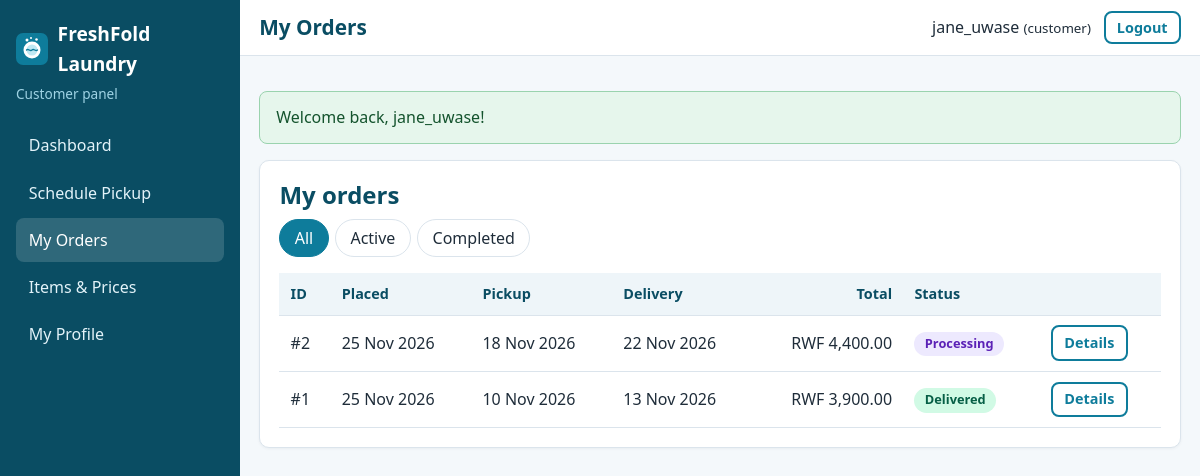
/customer/orders.php (signed in), run on the app's committed database.
### tables this page shows
CREATE TABLE users (
    user_id       INT AUTO_INCREMENT PRIMARY KEY,
    username      VARCHAR(100) NOT NULL,
    email         VARCHAR(150) NOT NULL UNIQUE,
    password_hash VARCHAR(255) NOT NULL,               
    role          ENUM('admin','staff','customer') NOT NULL,
    created_at    TIMESTAMP DEFAULT CURRENT_TIMESTAMP
);

CREATE TABLE orders (
    order_id          INT AUTO_INCREMENT PRIMARY KEY,
    customer_id       INT NOT NULL,
    assigned_staff_id INT NULL,                        
    pickup_date       DATE NOT NULL,
    delivery_date     DATE NOT NULL,
    total             DECIMAL(10,2) NOT NULL,          
    status            ENUM('pending','confirmed','picked_up','processing',
                           'ready_for_delivery','out_for_delivery','delivered','cancelled')
                      NOT NULL DEFAULT 'pending',
    created_at        TIMESTAMP DEFAULT CURRENT_TIMESTAMP,
    updated_at        TIMESTAMP NULL DEFAULT NULL,

    CONSTRAINT fk_orders_customer
        FOREIGN KEY (customer_id) REFERENCES customers(customer_id)
        ON DELETE CASCADE ON UPDATE CASCADE,           
    CONSTRAINT fk_orders_staff
        FOREIGN KEY (assigned_staff_id) REFERENCES users(user_id)
        ON DELETE SET NULL ON UPDATE CASCADE,          

    CONSTRAINT chk_orders_dates CHECK (delivery_date > pickup_date),
    CONSTRAINT chk_orders_total CHECK (total >= 0),

    INDEX idx_orders_status   (status),
    INDEX idx_orders_staff    (assigned_staff_id),
    INDEX idx_orders_pickup   (pickup_date)
);

### app/controllers/OrderController.php (called while the page is built, shortened)
<?php
class OrderController
{
    private function myProfile(array $user): array
    {
        $customer = Customer::findByUserId((int) $user['user_id']);
        return $customer;
    }
    public function customerIndex(): void
    {
        $user     = requireRole(['customer']);
        $customer = $this->myProfile($user);
        $filter   = getStr('filter');
        $search   = ['customer_id' => $customer['customer_id']];
        if ($filter === 'active') {
            $search['statuses'] = activeStatuses();
        } elseif ($filter === 'completed') {
            $search['status'] = 'delivered';
        } else {
            $filter = '';
        }
        render('customer/orders', [
            'title'  => 'My Orders',
            'orders' => Order::search($search),
            'filter' => $filter,
        ]);
    }
}

### public/customer/orders.php (called while the page is built, shortened)
<?php
(new OrderController())->customerIndex();

### app/helpers/auth.php (called while the page is built, shortened)
<?php
function isLoggedIn(): bool
{
    return !empty($_SESSION['user_id']);
}
function currentUser(): ?array
{
    return [
        'user_id'  => (int) $_SESSION['user_id'],
        'username' => $_SESSION['username'] ?? '',
        'email'    => $_SESSION['email'] ?? '',
        'role'     => $_SESSION['role'] ?? '',
    ];
}
function requireLogin(): array
{
    $user = User::findById((int) $_SESSION['user_id']);
    return $user;
}
function requireRole(array $roles): array
{
    $user = requireLogin();
    return $user;
}

### app/config/database.php (called while the page is built, shortened)
<?php
function getDbConfig(): array
{
    $config = [
        'host'    => '127.0.0.1',
        'port'    => '3306',
        'name'    => 'online_laundry_db',
        'user'    => 'root',
        'pass'    => '',
        'charset' => 'utf8mb4',
    ];
    return $config;
}
function getConnection(): PDO
{
    static $pdo = null;
    if ($pdo instanceof PDO) {
        return $pdo;
    }
    $c   = getDbConfig();
    $dsn = "mysql:host={$c['host']};port={$c['port']};dbname={$c['name']};charset={$c['charset']}";
    try {
        $pdo = new PDO($dsn, $c['user'], $c['pass'], [
            PDO::ATTR_ERRMODE            => PDO::ERRMODE_EXCEPTION,
            PDO::ATTR_DEFAULT_FETCH_MODE => PDO::FETCH_ASSOC,
            PDO::ATTR_EMULATE_PREPARES   => false,
        ]);
    } catch (PDOException $e) {
        error_log('Database connection failed: ' . $e->getMessage());
        http_response_code(500);
        exit('Service temporarily unavailable. Please try again later.');
    }
    return $pdo;
}

### app/models/User.php (called while the page is built, shortened)
<?php
class User
{
    public static function findById(int $id)
    {
        $stmt = getConnection()->prepare(
            'SELECT user_id, username, email, role, created_at FROM users WHERE user_id = :id LIMIT 1'
        );
        $stmt->execute([':id' => $id]);
        return $stmt->fetch();
    }
}

### app/helpers/validation.php (called while the page is built, shortened)
<?php
function getStr(string $key): string
{
    return (isset($_GET[$key]) && is_string($_GET[$key])) ? trim($_GET[$key]) : '';
}

### app/models/Order.php (called while the page is built, shortened)
<?php
class Order
{
    public static function search(array $f = [], int $limit = 200): array
    {
        $where  = [];
        $params = [];
        if (!empty($f['customer_id'])) {
            $where[] = 'o.customer_id = :customer_id';
            $params[':customer_id'] = (int) $f['customer_id'];
        }
        $sql = self::SELECT . ($where ? ' WHERE ' . implode(' AND ', $where) : '')
             . ' ORDER BY o.created_at DESC, o.order_id DESC LIMIT ' . (int) $limit;
        $stmt = getConnection()->prepare($sql);
        $stmt->execute($params);
        return $stmt->fetchAll();
    }
}

### app/views/customer/orders.php (the view, shortened to what this page needs)
<section class="card">
    <h2>My orders</h2>
    <div class="tabs">
        <a href="<?= e(url('customer/orders.php')) ?>" class="<?= $filter === '' ? 'active' : '' ?>">All</a>
        <a href="<?= e(url('customer/orders.php?filter=active')) ?>" class="<?= $filter === 'active' ? 'active' : '' ?>">Active</a>
        <a href="<?= e(url('customer/orders.php?filter=completed')) ?>" class="<?= $filter === 'completed' ? 'active' : '' ?>">Completed</a>
    </div>
    <div class="table-wrap">
        <table class="table">
            <thead><tr><th>ID</th><th>Placed</th><th>Pickup</th><th>Delivery</th><th class="num">Total</th><th>Status</th><th></th></tr></thead>
            <tbody>
            <?php foreach ($orders as $o): ?>
                <tr>
                    <td>#<?= (int) $o['order_id'] ?></td>
                    <td><?= e(formatDate($o['created_at'])) ?></td>
                    <td><?= e(formatDate($o['pickup_date'])) ?></td>
                    <td><?= e(formatDate($o['delivery_date'])) ?></td>
                    <td class="num"><?= e(money($o['total'])) ?></td>
                    <td><?= statusBadge($o['status']) ?></td>
                    <td><a class="btn btn-outline btn-small" href="<?= e(url('customer/order.php?id=' . (int) $o['order_id'])) ?>">Details</a></td>
                </tr>
            <?php endforeach; ?>
            </tbody>
        </table>
    </div>
</section>

### app/views/layouts/dashboard_header.php (shortened to what this page needs)
<?php
$user   = currentUser();
$role   = $user['role'];
$script = $_SERVER['SCRIPT_NAME'];
$menus = [
    'admin' => [
        ['admin/index.php', 'Dashboard'], ['admin/orders.php', 'Orders'], ['admin/order-form.php', 'New Order'],
        ['admin/customers.php', 'Customers'], ['admin/users.php', 'User Accounts'], ['admin/reports.php', 'Reports'],
    ],
    'staff' => [
        ['staff/index.php', 'Dashboard'], ['staff/orders.php', 'Assigned Orders'], ['staff/history.php', 'Order History'],
    ],
    'customer' => [
        ['customer/index.php', 'Dashboard'], ['customer/new-order.php', 'Schedule Pickup'], ['customer/orders.php', 'My Orders'],
        ['customer/items.php', 'Items & Prices'], ['customer/profile.php', 'My Profile'],
    ],
];
?>
<!DOCTYPE html>
<html lang="en">
<head>
    <link rel="stylesheet" href="<?= e(url('assets/css/style.css')) ?>">
</head>
<body class="dashboard">
<aside class="sidebar" id="sidebar">
    <a class="brand" href="<?= e(url('index.php')) ?>">
        <img src="<?= e(url('assets/images/logo.svg')) ?>" alt="" width="32" height="32">
        <span><?= e(APP_NAME) ?></span>
    </a>
    <p class="role-tag"><?= e(ucfirst($role)) ?> panel</p>
    <nav>
        <?php foreach ($menus[$role] as $item): ?>
            <a href="<?= e(url($item[0])) ?>" class="<?= substr($script, -strlen($item[0])) === $item[0] ? 'active' : '' ?>"><?= e($item[1]) ?></a>
        <?php endforeach; ?>
    </nav>
</aside>
<div class="dash-main">
    <header class="topbar">
        <h1><?= e($pageTitle) ?></h1>
        <div class="topbar-user">
            <span><?= e($user['username']) ?> <small>(<?= e($role) ?>)</small></span>
            <form method="post" action="<?= e(url('logout.php')) ?>">
                <button type="submit" class="btn btn-outline btn-small">Logout</button>
            </form>
        </div>
    </header>
    <main class="content">
        <?= renderFlash() ?>

### app/helpers/order_status.php (shortened to what this page needs)
<?php
function orderStatuses(): array
{
    return [
        'pending'            => 'Pending',
        'confirmed'          => 'Confirmed',
        'picked_up'          => 'Picked Up',
        'processing'         => 'Processing',
        'ready_for_delivery' => 'Ready for Delivery',
        'out_for_delivery'   => 'Out for Delivery',
        'delivered'          => 'Delivered',
        'cancelled'          => 'Cancelled',
    ];
}
function statusLabel($status): string
{
    $all = orderStatuses();
    return $all[$status] ?? ucfirst(str_replace('_', ' ', (string) $status));
}
function statusBadge($status): string
{
    return '<span class="badge badge-' . e($status) . '">' . e(statusLabel($status)) . '</span>';
}

### public/assets/css/style.css (style rules this page uses)
:root { --primary: #0e7c9b; --primary-dark: #0a4d63; --accent: #f59e0b; --bg: #f4f8fb; --card: #ffffff; --text: #1f2d3a; --muted: #64748b; --border: #dbe4ec; --danger: #c62828; --success: #1b7f3b; --radius: 10px; }
* { box-sizing: border-box; }
html { scroll-behavior: smooth; }
body { margin: 0; font-family: "Segoe UI", Roboto, Arial, sans-serif; color: var(--text); background: var(--bg); line-height: 1.55; }
img { max-width: 100%; height: auto; }
a { color: var(--primary); }
h1, h2, h3 { line-height: 1.25; margin: 0 0 .6rem; color: var(--primary-dark); }
p { margin: 0 0 1rem; }
.btn { display: inline-block; padding: .6rem 1.1rem; border-radius: 8px; border: 2px solid transparent; font-size: 1rem; font-weight: 600; text-decoration: none; cursor: pointer; text-align: center; font-family: inherit; }
.btn-outline { background: transparent; border-color: var(--primary); color: var(--primary); }
.btn-small { padding: .3rem .7rem; font-size: .9rem; }
.card { background: var(--card); border: 1px solid var(--border); border-radius: var(--radius); padding: 1.2rem; margin-bottom: 1.2rem; box-shadow: 0 1px 3px rgba(15, 40, 60, .05); }
.brand { display: flex; align-items: center; gap: .6rem; font-weight: 700; font-size: 1.2rem; color: var(--primary-dark); text-decoration: none; }
body.dashboard { display: flex; min-height: 100vh; }
.sidebar { width: 240px; background: var(--primary-dark); color: #fff; padding: 1.2rem 1rem; flex-shrink: 0; position: sticky; top: 0; height: 100vh; overflow-y: auto; }
.sidebar .brand { color: #fff; margin-bottom: .3rem; }
.role-tag { color: #9fd3e4; font-size: .85rem; margin-bottom: 1.2rem; }
.sidebar nav a { display: block; padding: .6rem .8rem; color: #e3f3f9; text-decoration: none; border-radius: 8px; margin-bottom: .2rem; }
.sidebar nav a:hover, .sidebar nav a.active { background: rgba(255, 255, 255, .15); color: #fff; }
.dash-main { flex: 1; min-width: 0; }
.topbar { display: flex; align-items: center; gap: 1rem; background: #fff; border-bottom: 1px solid var(--border); padding: .7rem 1.2rem; }
.topbar h1 { margin: 0; font-size: 1.3rem; flex: 1; }
.topbar-user { display: flex; align-items: center; gap: .8rem; }
.topbar-user form { margin: 0; }
.content { padding: 1.2rem; max-width: 1200px; }
.table-wrap { overflow-x: auto; }
.table { width: 100%; border-collapse: collapse; background: #fff; }
.table th, .table td { padding: .6rem .7rem; border-bottom: 1px solid var(--border); text-align: left; vertical-align: middle; }
.table th { background: #eef5f9; font-size: .9rem; color: var(--primary-dark); white-space: nowrap; }
.table .num { text-align: right; white-space: nowrap; }
.tabs { display: flex; gap: .4rem; margin-bottom: 1rem; flex-wrap: wrap; }
.tabs a { padding: .35rem .9rem; border-radius: 999px; border: 1px solid var(--border); text-decoration: none; color: var(--text); }
.tabs a.active { background: var(--primary); color: #fff; border-color: var(--primary); }
.badge { display: inline-block; padding: .15rem .65rem; border-radius: 999px; font-size: .8rem; font-weight: 700; white-space: nowrap; }
.badge-processing { background: #ede9fe; color: #5b21b6; }
.badge-delivered { background: #d1fae5; color: #065f46; }

### data on the page
users: role "Customer", username "jane_uwase", role "customer"
orders: order_id "2", created_at "25 Nov 2026", pickup_date "18 Nov 2026", delivery_date "22 Nov 2026", total "RWF 4,400.00", status "Processing"
orders: order_id "1", created_at "25 Nov 2026", pickup_date "10 Nov 2026", delivery_date "13 Nov 2026", total "RWF 3,900.00", status "Delivered"

### other printed values
APP_NAME "FreshFold Laundry"
$item[1] "Dashboard"
$item[1] "Schedule Pickup"
$item[1] "My Orders"
$item[1] "Items & Prices"
$item[1] "My Profile"
$pageTitle "My Orders"
$f['message'] "Welcome back, jane_uwase!"
